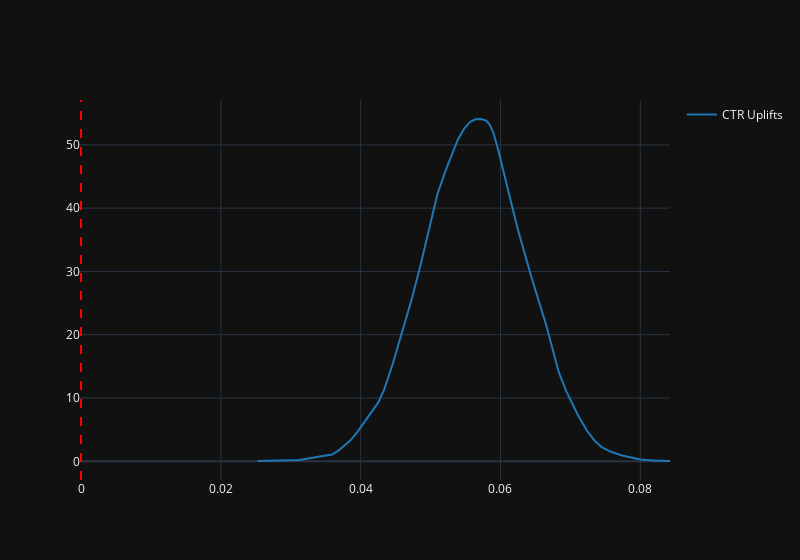
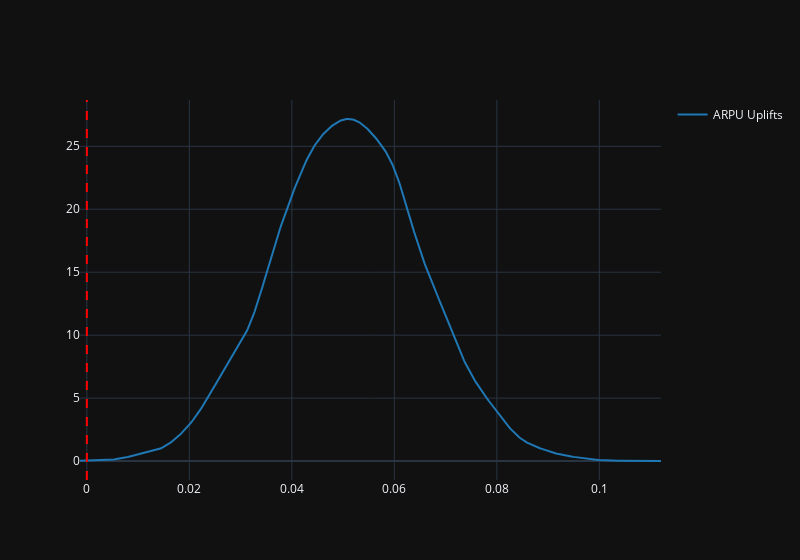
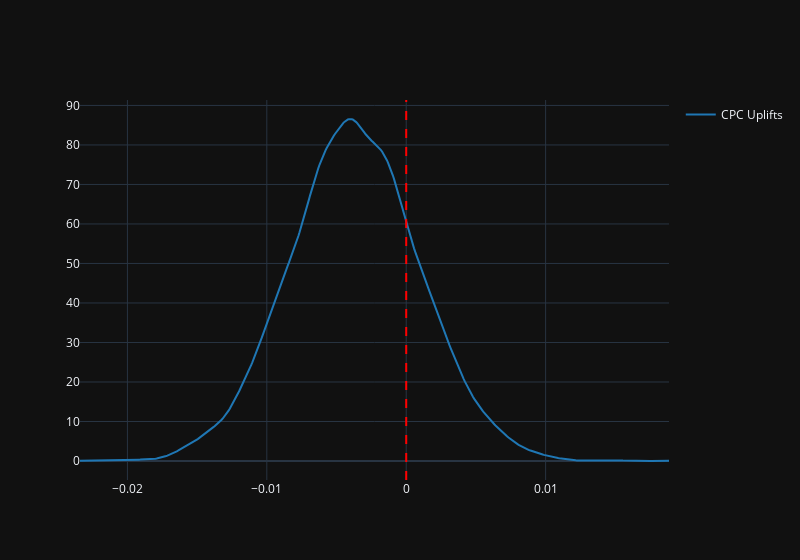
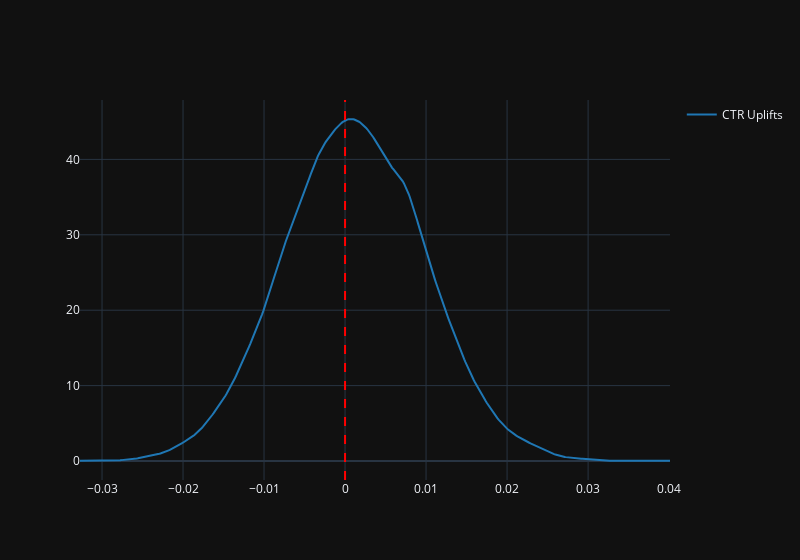

The cell these charts' notebook holds for them, in order:
### Markdown cell above
### Result for all countries

| Metric       | p-value   | Uplift   |
|--------------|-----------|----------|
| CTR          | 0.7534    | -0.13    |
| ARPU         | 0.3876    | -0.7     |
| CPC          | 0.521     | -0.17    |



The overall result is not statistically significant, and the uplifts are negative. It would be worth checking these results for all countries.
To do this, we will reuse our code and examine each country separately.

### Code cell
data = pd.DataFrame(data)

countries = ['United Kingdom', 'Germany', 'France', 'Australia']

for country in countries:
    print(country)
    
    data_country = data[data['country'] == country]
    diffs_country = bootstrap(data_country, 10000)
    
    ctr_uplifts_country, arpu_uplifts_country, cpc_uplifts_country = calculate_uplifts(diffs_country)

    print(f'ctr : {np.mean(ctr_uplifts_country) * 100:.2f}, arpu : {np.mean(arpu_uplifts_country) * 100:.2f}, cpc : {np.mean(cpc_uplifts_country) * 100:.2f}')
    
    make_plot(arpu_uplifts_country, ctr_uplifts_country, cpc_uplifts_country)
    
    p_value_ctr = calculate_p_value(ctr_uplifts_country)
    print('p value ctr', p_value_ctr, p_value_ctr < 0.05)
    
    p_value_arpu = calculate_p_value(arpu_uplifts_country)
    print('p value arpu', p_value_arpu, p_value_arpu < 0.05)
    
    p_value_cpc = calculate_p_value(cpc_uplifts_country)
    print('p value cpc', p_value_cpc, p_value_cpc < 0.05)

### Figure 1 — Plotly figure (JSON) as saved in the notebook; plotly's stock layout.template omitted (floating-point values rounded to 4 significant figures; data arrays with more than 128 entries replaced by an {"elided": "..."} marker saying what was removed)
{"data": [{"legendgroup": "CTR Uplifts", "marker": {"color": "rgb(31, 119, 180)"}, "mode": "lines", "name": "CTR Uplifts", "showlegend": true, "x": {"elided": "500 float values"}, "xaxis": "x", "y": {"elided": "500 float values"}, "yaxis": "y", "type": "scatter"}], "layout": {"barmode": "overlay", "hovermode": "closest", "legend": {"traceorder": "reversed"}, "xaxis": {"anchor": "y2", "domain": [0.0, 1.0], "zeroline": false}, "yaxis": {"anchor": "free", "domain": [0.0, 1], "position": 0.0}, "width": 800, "shapes": [{"line": {"color": "red", "dash": "dash"}, "type": "line", "x0": 0, "x1": 0, "xref": "x", "y0": 0, "y1": 1, "yref": "paper"}]}}

### Figure 2 — Plotly figure (JSON) as saved in the notebook; plotly's stock layout.template omitted (floating-point values rounded to 4 significant figures; data arrays with more than 128 entries replaced by an {"elided": "..."} marker saying what was removed)
{"data": [{"legendgroup": "ARPU Uplifts", "marker": {"color": "rgb(31, 119, 180)"}, "mode": "lines", "name": "ARPU Uplifts", "showlegend": true, "x": {"elided": "500 float values"}, "xaxis": "x", "y": {"elided": "500 float values"}, "yaxis": "y", "type": "scatter"}], "layout": {"barmode": "overlay", "hovermode": "closest", "legend": {"traceorder": "reversed"}, "xaxis": {"anchor": "y2", "domain": [0.0, 1.0], "zeroline": false}, "yaxis": {"anchor": "free", "domain": [0.0, 1], "position": 0.0}, "width": 800, "shapes": [{"line": {"color": "red", "dash": "dash"}, "type": "line", "x0": 0, "x1": 0, "xref": "x", "y0": 0, "y1": 1, "yref": "paper"}]}}

### Figure 3 — Plotly figure (JSON) as saved in the notebook; plotly's stock layout.template omitted (floating-point values rounded to 4 significant figures; data arrays with more than 128 entries replaced by an {"elided": "..."} marker saying what was removed)
{"data": [{"legendgroup": "CPC Uplifts", "marker": {"color": "rgb(31, 119, 180)"}, "mode": "lines", "name": "CPC Uplifts", "showlegend": true, "x": {"elided": "500 float values"}, "xaxis": "x", "y": {"elided": "500 float values"}, "yaxis": "y", "type": "scatter"}], "layout": {"barmode": "overlay", "hovermode": "closest", "legend": {"traceorder": "reversed"}, "xaxis": {"anchor": "y2", "domain": [0.0, 1.0], "zeroline": false}, "yaxis": {"anchor": "free", "domain": [0.0, 1], "position": 0.0}, "width": 800, "shapes": [{"line": {"color": "red", "dash": "dash"}, "type": "line", "x0": 0, "x1": 0, "xref": "x", "y0": 0, "y1": 1, "yref": "paper"}]}}

### Figure 4 — Plotly figure (JSON) as saved in the notebook; plotly's stock layout.template omitted (floating-point values rounded to 4 significant figures; data arrays with more than 128 entries replaced by an {"elided": "..."} marker saying what was removed)
{"data": [{"legendgroup": "CTR Uplifts", "marker": {"color": "rgb(31, 119, 180)"}, "mode": "lines", "name": "CTR Uplifts", "showlegend": true, "x": {"elided": "500 float values"}, "xaxis": "x", "y": {"elided": "500 float values"}, "yaxis": "y", "type": "scatter"}], "layout": {"barmode": "overlay", "hovermode": "closest", "legend": {"traceorder": "reversed"}, "xaxis": {"anchor": "y2", "domain": [0.0, 1.0], "zeroline": false}, "yaxis": {"anchor": "free", "domain": [0.0, 1], "position": 0.0}, "width": 800, "shapes": [{"line": {"color": "red", "dash": "dash"}, "type": "line", "x0": 0, "x1": 0, "xref": "x", "y0": 0, "y1": 1, "yref": "paper"}]}}
